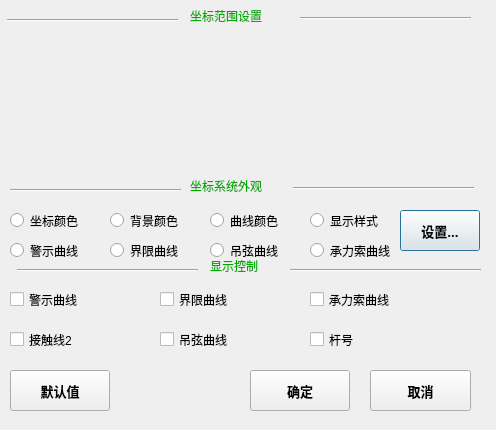
<?xml version="1.0" encoding="UTF-8"?>
<ui version="4.0">
 <class>setDrawParDlg</class>
 <widget class="QDialog" name="setDrawParDlg">
  <property name="geometry">
   <rect>
    <x>0</x>
    <y>0</y>
    <width>496</width>
    <height>430</height>
   </rect>
  </property>
  <property name="windowTitle">
   <string>Dialog</string>
  </property>
  <property name="styleSheet">
   <string notr="true">font:900 10pt &quot;微软雅黑&quot;;</string>
  </property>
  <widget class="softInputForm" name="wdgWalkMax" native="true">
   <property name="geometry">
    <rect>
     <x>250</x>
     <y>130</y>
     <width>221</width>
     <height>41</height>
    </rect>
   </property>
   <property name="styleSheet">
    <string notr="true"/>
   </property>
  </widget>
  <widget class="Line" name="line_17">
   <property name="geometry">
    <rect>
     <x>293</x>
     <y>180</y>
     <width>181</width>
     <height>16</height>
    </rect>
   </property>
   <property name="orientation">
    <enum>Qt::Horizontal</enum>
   </property>
  </widget>
  <widget class="QRadioButton" name="rdbAxis">
   <property name="geometry">
    <rect>
     <x>10</x>
     <y>210</y>
     <width>101</width>
     <height>21</height>
    </rect>
   </property>
   <property name="text">
    <string>坐标颜色</string>
   </property>
  </widget>
  <widget class="softInputForm" name="wdgWireHeightMin" native="true">
   <property name="geometry">
    <rect>
     <x>0</x>
     <y>80</y>
     <width>221</width>
     <height>41</height>
    </rect>
   </property>
   <property name="styleSheet">
    <string notr="true"/>
   </property>
  </widget>
  <widget class="QRadioButton" name="rdbBackground">
   <property name="geometry">
    <rect>
     <x>110</x>
     <y>210</y>
     <width>101</width>
     <height>21</height>
    </rect>
   </property>
   <property name="text">
    <string>背景颜色</string>
   </property>
  </widget>
  <widget class="softInputForm" name="wdgWireWidthMin" native="true">
   <property name="geometry">
    <rect>
     <x>0</x>
     <y>30</y>
     <width>221</width>
     <height>41</height>
    </rect>
   </property>
  </widget>
  <widget class="QLabel" name="label_21">
   <property name="geometry">
    <rect>
     <x>190</x>
     <y>170</y>
     <width>111</width>
     <height>31</height>
    </rect>
   </property>
   <property name="styleSheet">
    <string notr="true">color: rgb(0, 170, 0);</string>
   </property>
   <property name="text">
    <string>坐标系统外观</string>
   </property>
  </widget>
  <widget class="Line" name="line_18">
   <property name="geometry">
    <rect>
     <x>10</x>
     <y>180</y>
     <width>171</width>
     <height>20</height>
    </rect>
   </property>
   <property name="styleSheet">
    <string notr="true"/>
   </property>
   <property name="orientation">
    <enum>Qt::Horizontal</enum>
   </property>
  </widget>
  <widget class="softInputForm" name="wdgWalkMin" native="true">
   <property name="geometry">
    <rect>
     <x>0</x>
     <y>130</y>
     <width>221</width>
     <height>41</height>
    </rect>
   </property>
   <property name="styleSheet">
    <string notr="true"/>
   </property>
  </widget>
  <widget class="QPushButton" name="pbtnSetWireColor">
   <property name="geometry">
    <rect>
     <x>400</x>
     <y>210</y>
     <width>80</width>
     <height>41</height>
    </rect>
   </property>
   <property name="minimumSize">
    <size>
     <width>80</width>
     <height>30</height>
    </size>
   </property>
   <property name="maximumSize">
    <size>
     <width>140</width>
     <height>60</height>
    </size>
   </property>
   <property name="font">
    <font>
     <family>微软雅黑</family>
     <pointsize>10</pointsize>
     <weight>99</weight>
     <italic>false</italic>
     <bold>true</bold>
    </font>
   </property>
   <property name="styleSheet">
    <string notr="true"/>
   </property>
   <property name="text">
    <string>设置...</string>
   </property>
  </widget>
  <widget class="Line" name="line_9">
   <property name="geometry">
    <rect>
     <x>7</x>
     <y>10</y>
     <width>171</width>
     <height>20</height>
    </rect>
   </property>
   <property name="orientation">
    <enum>Qt::Horizontal</enum>
   </property>
  </widget>
  <widget class="QRadioButton" name="rdbCurve">
   <property name="geometry">
    <rect>
     <x>210</x>
     <y>210</y>
     <width>101</width>
     <height>21</height>
    </rect>
   </property>
   <property name="text">
    <string>曲线颜色</string>
   </property>
  </widget>
  <widget class="QRadioButton" name="rdbDisplayStyle">
   <property name="geometry">
    <rect>
     <x>310</x>
     <y>210</y>
     <width>101</width>
     <height>21</height>
    </rect>
   </property>
   <property name="text">
    <string>显示样式</string>
   </property>
  </widget>
  <widget class="softInputForm" name="wdgWireHeightMax" native="true">
   <property name="geometry">
    <rect>
     <x>250</x>
     <y>80</y>
     <width>221</width>
     <height>41</height>
    </rect>
   </property>
   <property name="styleSheet">
    <string notr="true"/>
   </property>
  </widget>
  <widget class="Line" name="line_10">
   <property name="geometry">
    <rect>
     <x>300</x>
     <y>10</y>
     <width>171</width>
     <height>16</height>
    </rect>
   </property>
   <property name="orientation">
    <enum>Qt::Horizontal</enum>
   </property>
  </widget>
  <widget class="QLabel" name="label_18">
   <property name="geometry">
    <rect>
     <x>190</x>
     <y>0</y>
     <width>101</width>
     <height>31</height>
    </rect>
   </property>
   <property name="styleSheet">
    <string notr="true">color: rgb(0, 170, 0);</string>
   </property>
   <property name="text">
    <string>坐标范围设置</string>
   </property>
  </widget>
  <widget class="softInputForm" name="wdgWireWidthMax" native="true">
   <property name="geometry">
    <rect>
     <x>250</x>
     <y>30</y>
     <width>221</width>
     <height>41</height>
    </rect>
   </property>
   <property name="styleSheet">
    <string notr="true"/>
   </property>
  </widget>
  <widget class="QPushButton" name="pbtnCancel">
   <property name="geometry">
    <rect>
     <x>370</x>
     <y>370</y>
     <width>101</width>
     <height>41</height>
    </rect>
   </property>
   <property name="minimumSize">
    <size>
     <width>80</width>
     <height>30</height>
    </size>
   </property>
   <property name="maximumSize">
    <size>
     <width>140</width>
     <height>60</height>
    </size>
   </property>
   <property name="font">
    <font>
     <family>微软雅黑</family>
     <pointsize>10</pointsize>
     <weight>99</weight>
     <italic>false</italic>
     <bold>true</bold>
    </font>
   </property>
   <property name="styleSheet">
    <string notr="true"/>
   </property>
   <property name="text">
    <string>取消</string>
   </property>
  </widget>
  <widget class="QPushButton" name="pbtnSaveBasePar">
   <property name="geometry">
    <rect>
     <x>250</x>
     <y>370</y>
     <width>100</width>
     <height>41</height>
    </rect>
   </property>
   <property name="minimumSize">
    <size>
     <width>100</width>
     <height>0</height>
    </size>
   </property>
   <property name="maximumSize">
    <size>
     <width>300</width>
     <height>300</height>
    </size>
   </property>
   <property name="font">
    <font>
     <family>微软雅黑</family>
     <pointsize>10</pointsize>
     <weight>99</weight>
     <italic>false</italic>
     <bold>true</bold>
    </font>
   </property>
   <property name="styleSheet">
    <string notr="true"/>
   </property>
   <property name="text">
    <string>确定</string>
   </property>
  </widget>
  <widget class="QLabel" name="label_22">
   <property name="geometry">
    <rect>
     <x>210</x>
     <y>250</y>
     <width>111</width>
     <height>31</height>
    </rect>
   </property>
   <property name="styleSheet">
    <string notr="true">color: rgb(0, 170, 0);</string>
   </property>
   <property name="text">
    <string>显示控制</string>
   </property>
  </widget>
  <widget class="Line" name="line_19">
   <property name="geometry">
    <rect>
     <x>17</x>
     <y>260</y>
     <width>181</width>
     <height>20</height>
    </rect>
   </property>
   <property name="styleSheet">
    <string notr="true"/>
   </property>
   <property name="orientation">
    <enum>Qt::Horizontal</enum>
   </property>
  </widget>
  <widget class="Line" name="line_20">
   <property name="geometry">
    <rect>
     <x>290</x>
     <y>260</y>
     <width>191</width>
     <height>20</height>
    </rect>
   </property>
   <property name="orientation">
    <enum>Qt::Horizontal</enum>
   </property>
  </widget>
  <widget class="QCheckBox" name="chbAlarm">
   <property name="geometry">
    <rect>
     <x>10</x>
     <y>290</y>
     <width>91</width>
     <height>19</height>
    </rect>
   </property>
   <property name="text">
    <string>警示曲线</string>
   </property>
  </widget>
  <widget class="QCheckBox" name="chbAlarm_2">
   <property name="geometry">
    <rect>
     <x>160</x>
     <y>290</y>
     <width>91</width>
     <height>19</height>
    </rect>
   </property>
   <property name="text">
    <string>界限曲线</string>
   </property>
  </widget>
  <widget class="QCheckBox" name="chbDropper">
   <property name="geometry">
    <rect>
     <x>160</x>
     <y>330</y>
     <width>91</width>
     <height>19</height>
    </rect>
   </property>
   <property name="text">
    <string>吊弦曲线</string>
   </property>
  </widget>
  <widget class="QCheckBox" name="chbCarrier">
   <property name="geometry">
    <rect>
     <x>310</x>
     <y>290</y>
     <width>91</width>
     <height>19</height>
    </rect>
   </property>
   <property name="text">
    <string>承力索曲线</string>
   </property>
  </widget>
  <widget class="QCheckBox" name="chbPole">
   <property name="geometry">
    <rect>
     <x>310</x>
     <y>330</y>
     <width>91</width>
     <height>19</height>
    </rect>
   </property>
   <property name="text">
    <string>杆号</string>
   </property>
  </widget>
  <widget class="QPushButton" name="pbtnGetDefault">
   <property name="geometry">
    <rect>
     <x>10</x>
     <y>370</y>
     <width>100</width>
     <height>41</height>
    </rect>
   </property>
   <property name="minimumSize">
    <size>
     <width>100</width>
     <height>0</height>
    </size>
   </property>
   <property name="maximumSize">
    <size>
     <width>300</width>
     <height>300</height>
    </size>
   </property>
   <property name="font">
    <font>
     <family>微软雅黑</family>
     <pointsize>10</pointsize>
     <weight>99</weight>
     <italic>false</italic>
     <bold>true</bold>
    </font>
   </property>
   <property name="styleSheet">
    <string notr="true"/>
   </property>
   <property name="text">
    <string>默认值</string>
   </property>
  </widget>
  <widget class="QRadioButton" name="rdbAlarm">
   <property name="geometry">
    <rect>
     <x>10</x>
     <y>240</y>
     <width>101</width>
     <height>21</height>
    </rect>
   </property>
   <property name="text">
    <string>警示曲线</string>
   </property>
  </widget>
  <widget class="QRadioButton" name="rdbCarrier">
   <property name="geometry">
    <rect>
     <x>310</x>
     <y>240</y>
     <width>101</width>
     <height>21</height>
    </rect>
   </property>
   <property name="text">
    <string>承力索曲线</string>
   </property>
  </widget>
  <widget class="QRadioButton" name="rdbAlarm2">
   <property name="geometry">
    <rect>
     <x>110</x>
     <y>240</y>
     <width>101</width>
     <height>21</height>
    </rect>
   </property>
   <property name="text">
    <string>界限曲线</string>
   </property>
  </widget>
  <widget class="QRadioButton" name="rdbDropper">
   <property name="geometry">
    <rect>
     <x>210</x>
     <y>240</y>
     <width>101</width>
     <height>21</height>
    </rect>
   </property>
   <property name="text">
    <string>吊弦曲线</string>
   </property>
  </widget>
  <widget class="QCheckBox" name="chbWire2">
   <property name="geometry">
    <rect>
     <x>10</x>
     <y>330</y>
     <width>91</width>
     <height>19</height>
    </rect>
   </property>
   <property name="text">
    <string>接触线2</string>
   </property>
  </widget>
 </widget>
 <customwidgets>
  <customwidget>
   <class>softInputForm</class>
   <extends>QWidget</extends>
   <header location="global">softinputform.h</header>
   <container>1</container>
  </customwidget>
 </customwidgets>
 <resources/>
 <connections/>
</ui>
